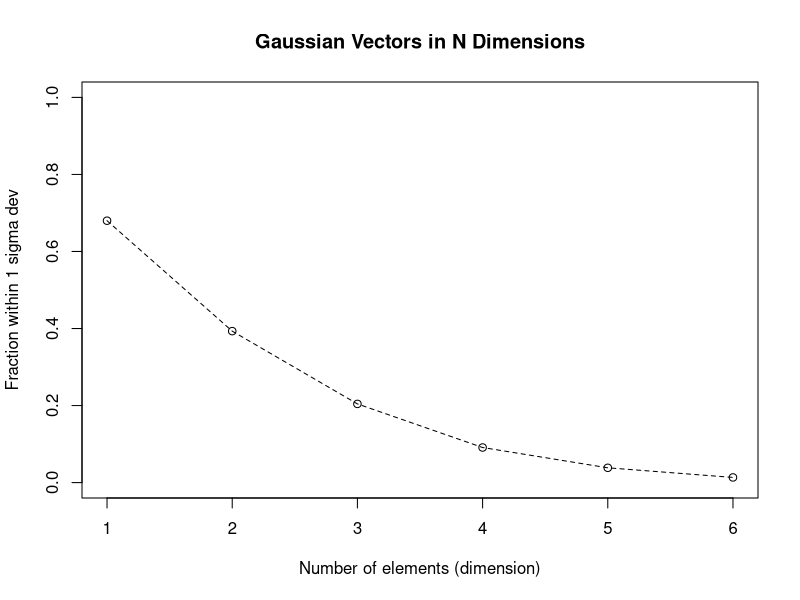

The R source for this figure: (Note: this script raises an error after producing the figure.)
#Part A

N <- 10000 #10,000 Gaussian Random Values
mu <- 0 #They all start with mu of 0
sigma <- 1.0 #Standard Deviation of 1.0

X <- rnorm(N, mu, sigma) #First Vector
Y <- rnorm(N, mu, sigma) #Second Vector
Z <- rnorm(N, mu, sigma) #Third Vector
S <- rnorm(N, mu, sigma) #Fourth Vector
T <- rnorm(N, mu, sigma) #Fifth Vector
U <- rnorm(N, mu, sigma) #Sixth Vector

distA <- sqrt(X^2)
fracA <- mean(distA <= 1.0)
print(fracA)

distB <- sqrt(X^2 + Y^2)
fracB <- mean(distB <= 1.0)
print(fracB)

distC <- sqrt(X^2 + Y^2 + Z^2)
fracC <- mean(distC <= 1.0)
print(fracC)

disigma <- sqrt(X^2 + Y^2 + Z^2 + S^2)
fracD <- mean(disigma <= 1.0)
print(fracD)

distE <- sqrt(X^2 + Y^2 + Z^2 + S^2 + T^2)
fracE <- mean(distE <= 1.0)
print(fracE)

distF <- sqrt(X^2 + Y^2 + Z^2 + S^2 + T^2 + U^2)
fracF <- mean(distF <= 1.0)
print(fracF)

dims <- 1:6
fracs <- c(fracA, fracB, fracC, fracD, fracE, fracF)

#print(data.frame(dimension = dims, fraction = fracs))

plot(dims, fracs,
main = "Gaussian Vectors in N Dimensions",
type = "o",
pch = 1,
lty = 2,
ylim = c(0,1), # y axis between 0 and 1 (fractions)
xlab = "Number of elements (dimension)",
ylab = "Fraction within 1 sigma dev"
)

#Graph shows that as dimension increase, the fraction of points withing 1 sigma decreases.

#############################
#Part B 
#############################

#TRAFFIC_STATIONS_2251 -> TrafficStation_2251_0# -> Data_0#.csv

main_folder <- "/Users/ch4ngs4n1ty/CSCI 420/HW 1/TRAFFIC_STATIONS_2251"

idx <- sprintf("%02d", 1:32)  

subs <- file.path(main_folder, paste0("TrafficStation_2251_", idx))

csvs <- file.path(subs, paste0("Data_", idx, ".csv"))

dfs <- lapply(csvs, read.csv)

data_all <- do.call(rbind, dfs)

# show the column names
names(data_all)

# see first few rows
head(data_all)

# show structure (types of each column)
str(data_all)

all_speeds <- round(data_all$SPEED) #Quantitize speed data to nearest one mile per hour
#intents <- data_all$INTENT

threshold <- 45:85 #Thresholds from 45 to 85 miles per hour

mixed_variance <- numeric(length(threshold)) #Purpose of this is to create mixed variance vectors of all 45 - 85 thresholds

for (i in seq_along(threshold)) {

    t <- threshold[i] #Current threshold

    left_set <- all_speeds[all_speeds <= t] #Vectors of left set
    right_set <- all_speeds[all_speeds > t] #Vectors of right set

    W_L <- length(left_set) / length(all_speeds)  #Formula: W_L = abs(left_set) / abs(speeds)
    W_R <- 1 - W_L #Remainder of left set. Formula: W_R = 1 - W_L

    if (length(left_set) >= 2) { #sigma_L2 = var(left_set)
        sigma_L2 <- var(left_set)
    } else {
        sigma_L2 <- 0
    }

    if (length(right_set) >= 2) { #sigma_R2 = var(right_set)
        sigma_R2 <- var(right_set)
    } else {
        sigma_R2 <- 0
    }
    mv_nround <- W_L * sigma_L2 + W_R * sigma_R2 #Formula: mixed_variance = W_L * sigma_L2 + W_R * sigma_R2
    mixed_variance[i] = round(mv_nround * 10) / 10 #Round to nearest tenth and remove noise
}

range(all_speeds)
all_x <- min(all_speeds):max(all_speeds)

plot(threshold, mixed_variance,
     main = "Mixed Variance vs Threshold",
     type = "l",
     col = "blue",
     pch = 1,
     lty = 1,
     xlab = "Speed",
     ylab = "Mixed Variance"
)
axis(1, at = all_x, labels = all_x)
grid()




#Now we got mixed variance of two sets versus threshold

#In letter b problem in Part B 

#############
#Part C
#############
